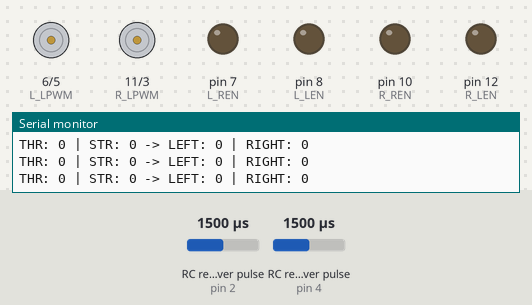
Bench run of a sketch on a simulated Arduino Uno, built with avr-gcc and run on an emulated ATmega328P. Shown: motor-driver pin pairs drawn as motors (green arrow = first pin HIGH = forward, orange = second pin HIGH = backward, longer = more drive), output pins drawn as LEDs (lit = HIGH), the last lines printed to the serial monitor. Wiring (inferred from the names in the program): 2 × RC receiver channel: data pin 2 / data pin 4. Inputs (shaded band) come from the test bench; at power-on: RC receiver pulse (sensors on pin 2, pin 4) 1500 µs.

Above: at 1.2 s.
1.3 s: RC receiver pulse (sensor on pin 2) set to 1441 µs
4.3 s: RC receiver pulse (sensor on pin 2) set to 1415 µs
At 7.0 s:
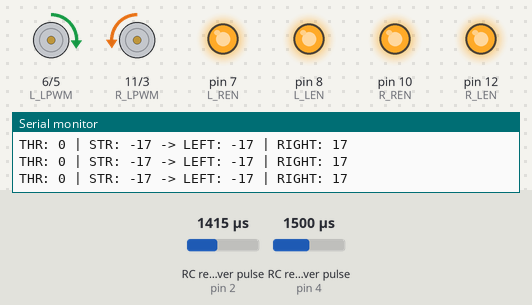
7.3 s: RC receiver pulse (sensor on pin 4) set to 1020 µs
At 8.8 s:
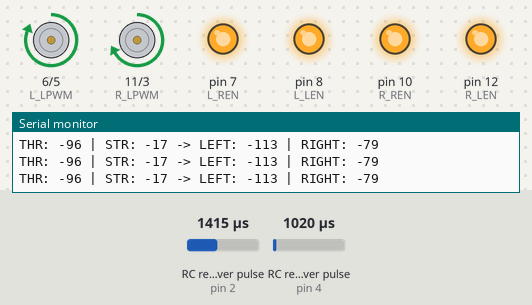
9.8 s: RC receiver pulse (sensor on pin 4) set to 1250 µs
At 11.6 s:
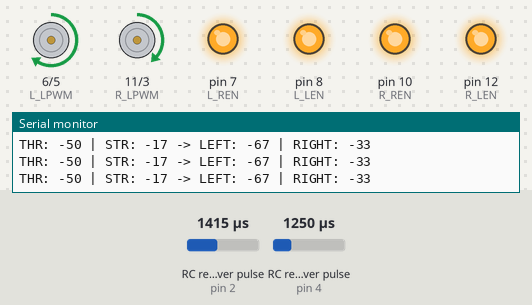
11.9 s: RC receiver pulse (sensor on pin 2) set to 1394 µs
At 12.3 s:
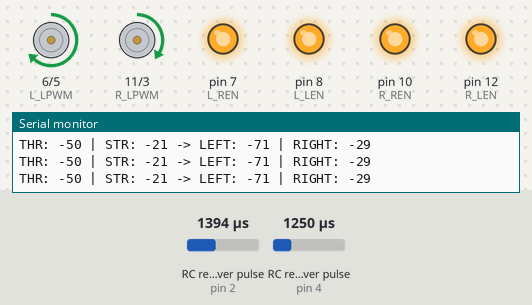
14.9 s: RC receiver pulse (sensor on pin 2) set to 1380 µs
At 15.2 s:
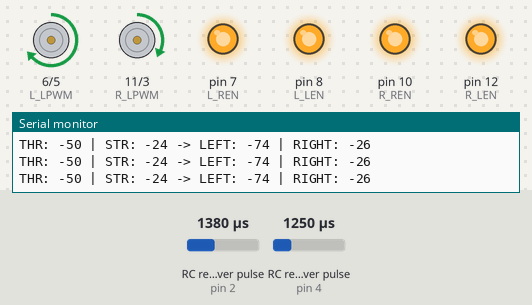
Timing chart, 0 to 18.9 s (numbered marks = the images above; inputs shaded):
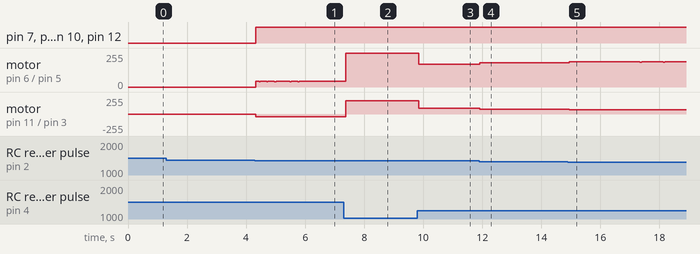

The sketch:

RC_Tank_Legacy.ino
```cpp
// ===================== RC RECEIVER PINS =====================
const int THROTTLE_PIN = 4; // Forward / Backward
const int STEER_PIN    = 2; // Left / Right Turning

// ===================== BTS7960 #1 (LEFT DRIVER) =====================
// Ordered exactly by your physical sequence:
// VCC, GND, R_IS, R_EN, RPWM, L_IS, L_EN, LPWM
const int L_R_IS = A0;
const int L_REN  = 7;
const int L_RPWM = 5;
const int L_L_IS = A1;
const int L_LEN  = 8;
const int L_LPWM = 6;

// ===================== BTS7960 #2 (RIGHT DRIVER) =====================
// Ordered exactly by your physical sequence:
// VCC, GND, R_IS, R_EN, RPWM, L_IS, L_EN, LPWM
const int R_R_IS = A2;
const int R_REN  = 10;
const int R_RPWM = 3;
const int R_L_IS = A3;
const int R_LEN  = 12;
const int R_LPWM = 11;

// ===================== KEEP BATTERY AWAKE (VEX V5 "SMART" BATTERIES) =====================

const int WAKE_PIN = A4;
const unsigned long WAKE_PULSE_PERIOD = 2000; // ms
const unsigned long WAKE_PULSE_LENGTH = 100;  // ms

unsigned long lastWakePulse = 0;

// ===================== CALIBRATION & VALUES =====================
int LOWEST_VALUE  = 1000;
int HIGHEST_VALUE = 2000;
int CENTER_VALUE  = 1500;

// Reads raw microsecond pulses from RC receiver
int readChannel(int pin) {

  int value = pulseIn(pin, HIGH, 25000);

  // If signal disappears, return center value
  if (value == 0) return CENTER_VALUE;

  return value;
}

// Maps raw RC values to a clean -100 to 100 range
int mapRC(int value) {

  int output;

  if (value >= CENTER_VALUE) {
    output = map(value, CENTER_VALUE, HIGHEST_VALUE, 0, 100);
  } else {
    output = map(value, LOWEST_VALUE, CENTER_VALUE, -100, 0);
  }

  // Clamp protection
  if (output > 100) output = 100;
  if (output < -100) output = -100;

  // Deadband to stop twitching
  if (abs(output) < 15) output = 0;

  return output;
}

void setup() {

  // Battery Wake Logic
  pinMode(WAKE_PIN, INPUT);

  // Receiver Inputs
  pinMode(THROTTLE_PIN, INPUT);
  pinMode(STEER_PIN, INPUT);

  // Left Driver Pins
  pinMode(L_RPWM, OUTPUT);
  pinMode(L_LPWM, OUTPUT);
  pinMode(L_REN, OUTPUT);
  pinMode(L_LEN, OUTPUT);

  pinMode(L_R_IS, INPUT);
  pinMode(L_L_IS, INPUT);

  // Right Driver Pins
  pinMode(R_RPWM, OUTPUT);
  pinMode(R_LPWM, OUTPUT);
  pinMode(R_REN, OUTPUT);
  pinMode(R_LEN, OUTPUT);

  pinMode(R_R_IS, INPUT);
  pinMode(R_L_IS, INPUT);

  // Start disabled
  digitalWrite(L_REN, LOW);
  digitalWrite(L_LEN, LOW);

  digitalWrite(R_REN, LOW);
  digitalWrite(R_LEN, LOW);

  Serial.begin(9600);
}

void loop() {
  // ===================== KEEP BATTERY AWAKE =====================
  if (millis() - lastWakePulse >= WAKE_PULSE_PERIOD) {

    // Pull WAKE toward ground through the 10k resistor
    pinMode(WAKE_PIN, OUTPUT);
    digitalWrite(WAKE_PIN, LOW);

    delay(WAKE_PULSE_LENGTH);

    // Release WAKE
    pinMode(WAKE_PIN, INPUT);

    lastWakePulse = millis();
  }

  // ===================== READ CONTROLLER =====================
  int throttleRaw = readChannel(THROTTLE_PIN);
  int steerRaw    = readChannel(STEER_PIN);

  // Convert to -100 to 100
  int throttle = mapRC(throttleRaw);
  int steer    = mapRC(steerRaw);

  // ===================== TRUE TANK MIXING =====================
  int leftSpeed  = throttle + steer;
  int rightSpeed = throttle - steer;

  // ===================== MOTOR OUTPUT =====================
  setTrackSpeed(leftSpeed, rightSpeed);

  // ===================== SERIAL DEBUG =====================
  Serial.print("THR: ");
  Serial.print(throttle);

  Serial.print(" | STR: ");
  Serial.print(steer);

  Serial.print(" -> LEFT: ");
  Serial.print(leftSpeed);

  Serial.print(" | RIGHT: ");
  Serial.println(rightSpeed);
}

void setTrackSpeed(int leftSpeed, int rightSpeed) {

  // Clamp values
  leftSpeed  = constrain(leftSpeed, -100, 100);
  rightSpeed = constrain(rightSpeed, -100, 100);

  // Convert to PWM
  int leftPWM  = map(leftSpeed,  -100, 100, -255, 255);
  int rightPWM = map(rightSpeed, -100, 100, -255, 255);

  // =========================================================
  // LEFT TRACK
  // =========================================================

  if (leftPWM > 0) {

    // Enable driver
    digitalWrite(L_REN, HIGH);
    digitalWrite(L_LEN, HIGH);

    // Forward
    analogWrite(L_RPWM, leftPWM);
    analogWrite(L_LPWM, 0);

  }
  else if (leftPWM < 0) {

    // Enable driver
    digitalWrite(L_REN, HIGH);
    digitalWrite(L_LEN, HIGH);

    // Reverse
    analogWrite(L_RPWM, 0);
    analogWrite(L_LPWM, -leftPWM);

  }
  else {

    // Stop PWM
    analogWrite(L_RPWM, 0);
    analogWrite(L_LPWM, 0);

    // Disable driver in deadband
    digitalWrite(L_REN, LOW);
    digitalWrite(L_LEN, LOW);
  }

  // =========================================================
  // RIGHT TRACK
  // =========================================================

  if (rightPWM > 0) {

    // Enable driver
    digitalWrite(R_REN, HIGH);
    digitalWrite(R_LEN, HIGH);

    // Forward
    analogWrite(R_RPWM, rightPWM);
    analogWrite(R_LPWM, 0);

  }
  else if (rightPWM < 0) {

    // Enable driver
    digitalWrite(R_REN, HIGH);
    digitalWrite(R_LEN, HIGH);

    // Reverse
    analogWrite(R_RPWM, 0);
    analogWrite(R_LPWM, -rightPWM);

  }
  else {

    // Stop PWM
    analogWrite(R_RPWM, 0);
    analogWrite(R_LPWM, 0);

    // Disable driver in deadband
    digitalWrite(R_REN, LOW);
    digitalWrite(R_LEN, LOW);
  }
}
```

Measured:
- the behaviour switches between 1429 and 1428 µs on RC receiver pulse (sensor on pin 2) (found by bisection; images 0 and 1)
- after the input at 4.3 s, pin 7 (L_REN), pin 8 (L_LEN), pin 10 (R_REN), pin 12 (R_LEN): LOW → HIGH at once
- after the input at 7.3 s, motor on pin 6 (L_LPWM) / pin 5 (L_RPWM): forward 44/255 → forward 255/255 after 0.08 s; motor on pin 11 (R_LPWM) / pin 3 (R_RPWM): backward 43/255 → forward 202/255 after 0.08 s
- after the input at 9.8 s, motor on pin 6 (L_LPWM) / pin 5 (L_RPWM): forward 255/255 → forward 171/255 at once; motor on pin 11 (R_LPWM) / pin 3 (R_RPWM): forward 202/255 → forward 85/255 at once
- after the input at 11.9 s, motor on pin 6 (L_LPWM) / pin 5 (L_RPWM): forward 171/255 → forward 182/255 at once; motor on pin 11 (R_LPWM) / pin 3 (R_RPWM): forward 85/255 → forward 74/255 at once
